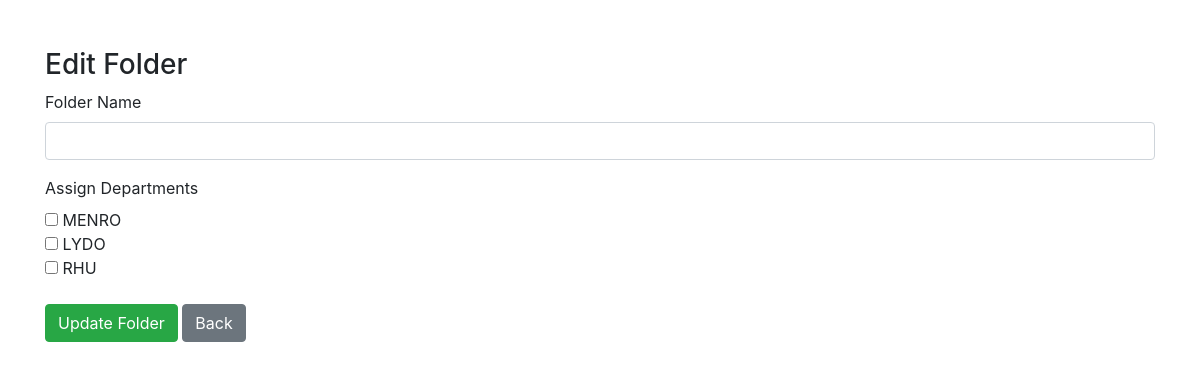
The page /Private_Dashboard/edit_folder.php (signed in) on the database as committed earlier.
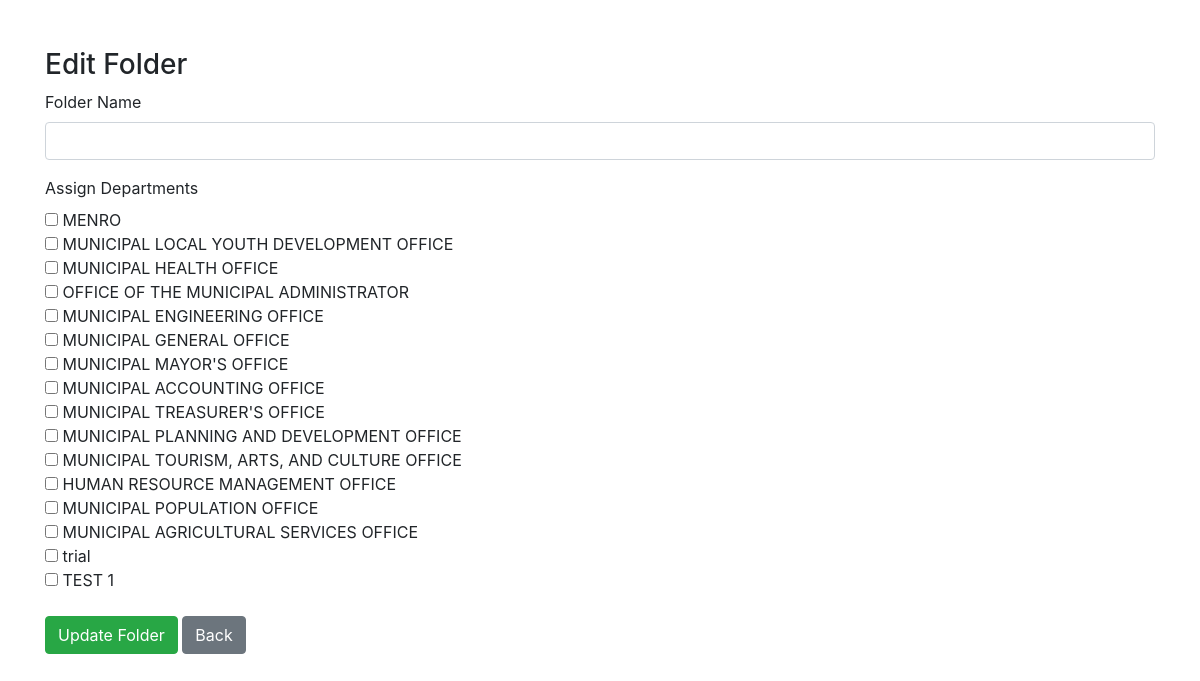
The same page on the database as committed later.
### tables this page shows
CREATE TABLE `departments` (
  `department_id` int(11) NOT NULL,
  `department_name` varchar(150) NOT NULL,
  `department_img` varchar(255) DEFAULT NULL,
  `department_status` enum('Active','Archived') DEFAULT 'Active',
  `created_at` timestamp NOT NULL DEFAULT current_timestamp()
);

### Private_Dashboard/edit_folder.php (the view, shortened to what this page needs)
<?php
require_once("../include/connection.php");
$id = $_GET['id'];
$folder = mysqli_query($conn,"SELECT * FROM folders WHERE folder_id='$id'");
$f = mysqli_fetch_array($folder);
?>
<!DOCTYPE html>
<html>
<head>
<link rel="stylesheet" href="css/bootstrap.min.css">
</head>
<body>
<div class="container mt-5">
<h3>Edit Folder</h3>
<form method="POST">
<div class="form-group">
<label>Folder Name</label>
<input type="text"
name="folder_name"
class="form-control"
value="<?php echo $f['folder_name']; ?>"
required>
</div>
<label>Assign Departments</label>
<?php
$dept = mysqli_query($conn,"SELECT * FROM departments");
while($d=mysqli_fetch_array($dept)){
$check = mysqli_query($conn,"
SELECT * FROM folder_departments
WHERE folder_id='$id'
AND department_id='".$d['department_id']."'
");
$checked = mysqli_num_rows($check)>0 ? "checked" : "";
?>
<div>
<input type="checkbox"
name="departments[]"
value="<?php echo $d['department_id']; ?>"
<?php echo $checked; ?>>
<?php echo $d['department_name']; ?>
</div>
<?php } ?>
<br>
<button class="btn btn-success" name="update">Update Folder</button>
<a href="folder_management.php" class="btn btn-secondary">Back</a>
</form>
</div>
</body>
</html>

Rows that differ between the two databases and show on the page:
changed departments: department_name "LYDO" → "MUNICIPAL LOCAL YOUTH DEVELOPMENT OFFICE"
changed departments: department_name "RHU" → "MUNICIPAL HEALTH OFFICE"
added departments: department_name "OFFICE OF THE MUNICIPAL ADMINISTRATOR"
added departments: department_name "MUNICIPAL ENGINEERING OFFICE"
added departments: department_name "MUNICIPAL GENERAL OFFICE"
added departments: department_name "MUNICIPAL MAYOR'S OFFICE"
added departments: department_name "MUNICIPAL ACCOUNTING OFFICE"
added departments: department_name "MUNICIPAL TREASURER'S OFFICE"
added departments: department_name "MUNICIPAL PLANNING AND DEVELOPMENT OFFICE"
added departments: department_name "MUNICIPAL TOURISM, ARTS, AND CULTURE OFFICE"
added departments: department_name "HUMAN RESOURCE MANAGEMENT OFFICE"
added departments: department_name "MUNICIPAL POPULATION OFFICE"
added departments: department_name "MUNICIPAL AGRICULTURAL SERVICES OFFICE"
added departments: department_name "trial"
added departments: department_name "TEST 1"
